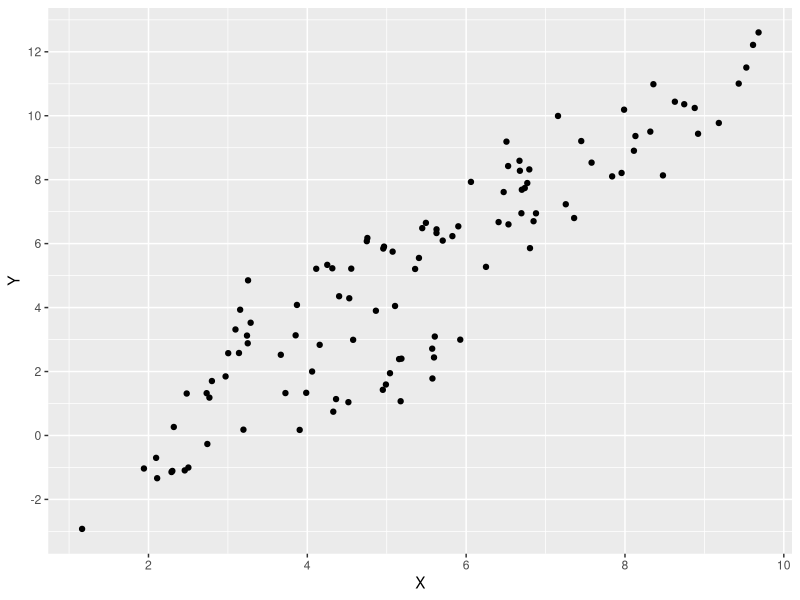
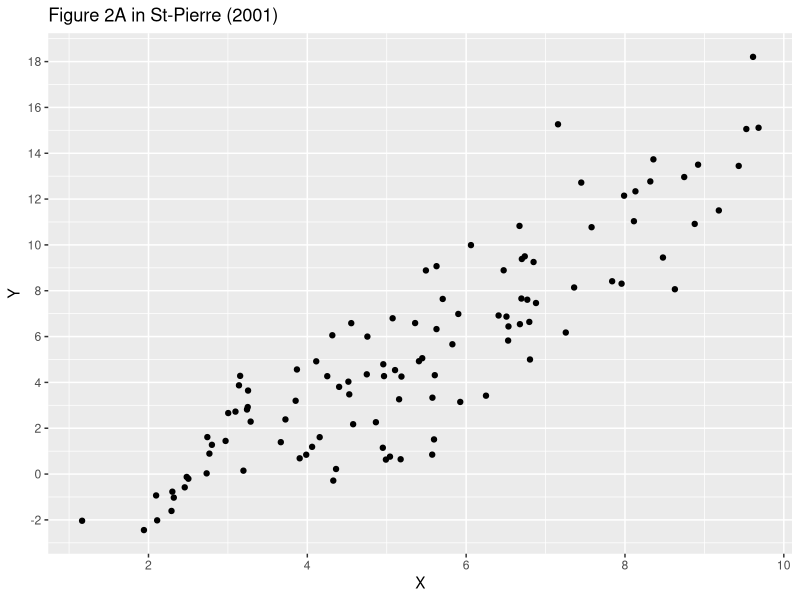
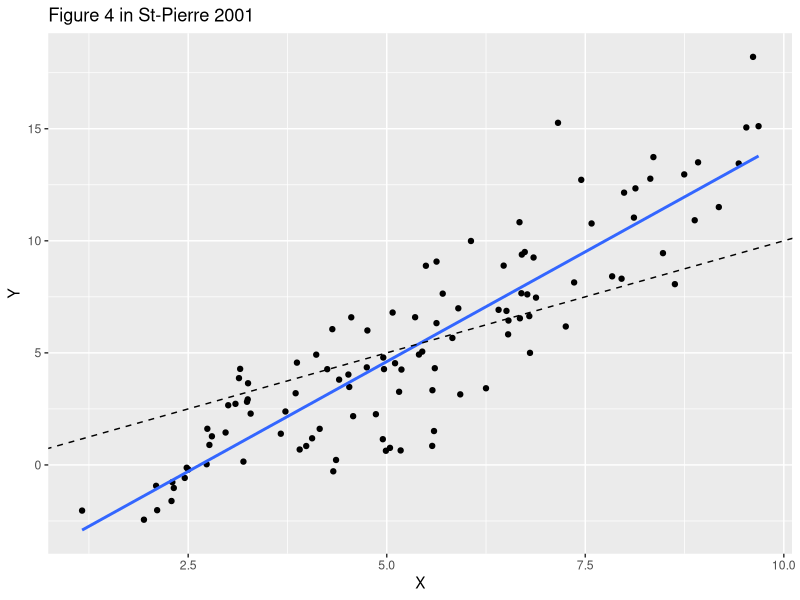
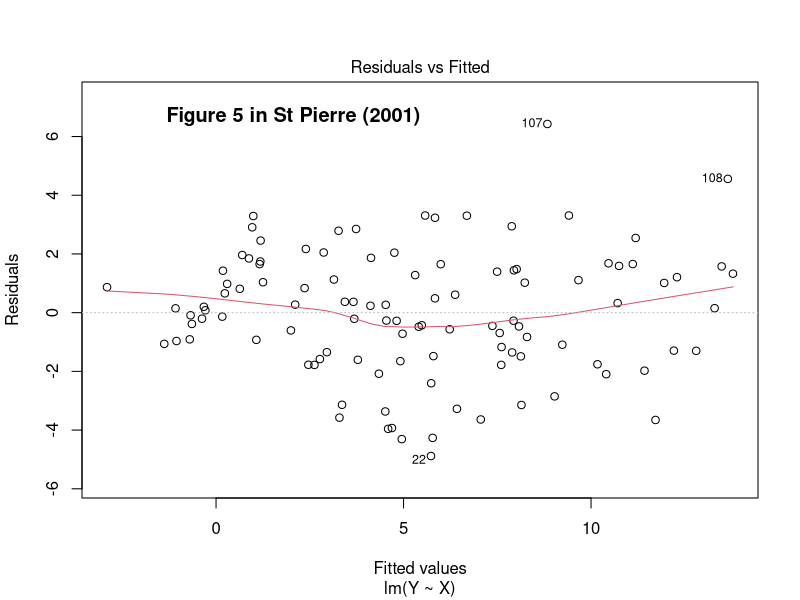
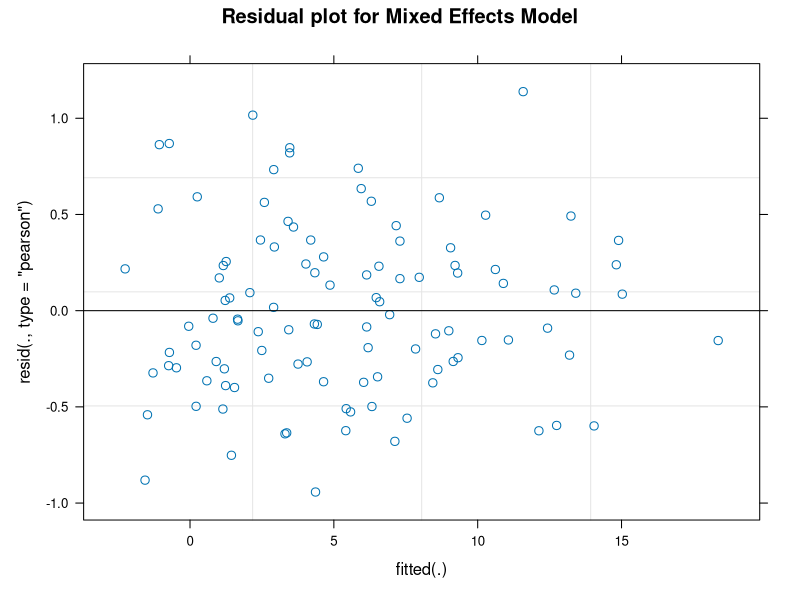
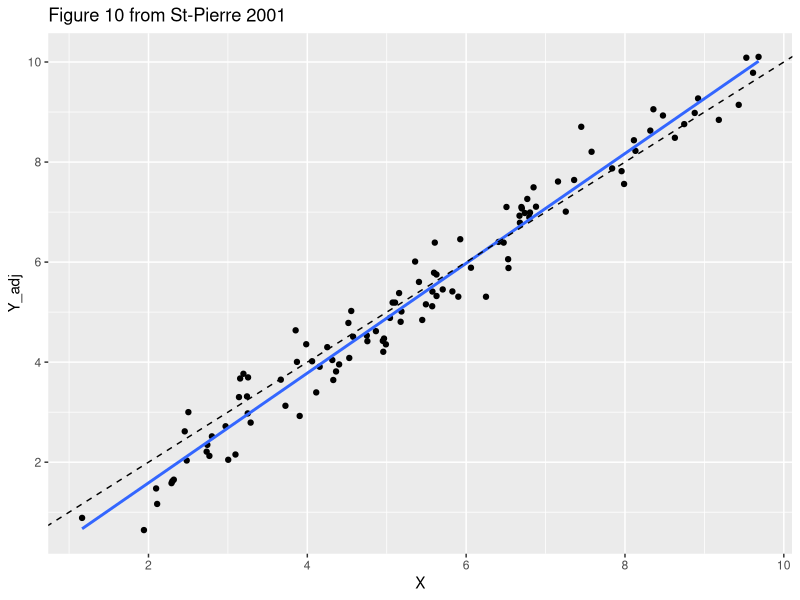

The R script that drew these images, in order: (Note: this script raises an error after producing the figures.)
## ---- chunk 1
rm(list=ls())  # always a good idea to clean-up the directory
knitr::opts_chunk$set(echo = TRUE,root.dir="C:/Users/Robert J. Tempelman/OneDrive - Michigan State University/Tempelman/Meta_analysis/StPierre")
library(tidyverse,ggplot)
# set default directory
## ---- chunk 2
getwd()
Dataregs2 = read_csv("Dataregs2.csv")  # Data provided in Appendix of St-Pierre (2001)
str(Dataregs2)
head(Dataregs2)
## ---- chunk 3
ggplot(Dataregs2,aes(x=X,y=Y)) + geom_point() +
  scale_x_continuous(breaks=seq(0,12,2)) + scale_y_continuous(breaks=seq(-4,20,2))
## ---- chunk 4
Dataregs1 = read_csv("Dataregscorrected.csv")  # Revised data
head(Dataregs1)
## ---- chunk 5
ggplot(Dataregs1,aes(x=X,y=Y)) + geom_point() +
  scale_x_continuous(breaks=seq(0,12,2)) + scale_y_continuous(breaks=seq(-4,20,2)) + 
  ggtitle("Figure 2A in St-Pierre (2001)")
## ---- chunk 6
overall_regression = lm(Y~X,data=Dataregs1)
summary(overall_regression)  
anova(overall_regression)
## ---- chunk 7
ggplot(Dataregs1, aes(x=X, y=Y)) + 
  geom_point()+
  geom_smooth(method=lm, se=FALSE) + 
  geom_abline(intercept =0, slope = 1,lty=2) +
  ggtitle ("Figure 4 in St-Pierre 2001")
## ---- chunk 8
plot(overall_regression,which=1)
title("Figure 5 in St Pierre (2001)",line=-2,adj=0.2)
## ---- chunk 9
Dataregs1$Study = factor(Dataregs1$Study)  # make sure Study is considered to be a factor (Study was numbered)
contrasts(Dataregs1$Study) <-contr.SAS(nlevels(Dataregs1$Study))  # use the SAS parameterization for comparison with StPierre
fixed_model = lm(Y~X+Study+X:Study,data=Dataregs1)   
summary(fixed_model)  # reproduce the estimates provided on first page of Figure 6
## ---- chunk 10
library(emmeans)
lsmeans_study= emmeans(fixed_model,"Study")
xgrid<-ref_grid(fixed_model,at=list(X=0))  # define the Study lsmeans at X = 0.
summary(xgrid)
## ---- chunk 11
#Study specific slopes provided at bottom of page 747
library(multcomp)
# following reproduces the contrasts for the Study specific slopes in Equation [6] from St-Pierre
Slope_contrast = matrix(rep(0,21*40),nrow=21)
Slope_contrast[,2]=1
Slope_contrast[1,22:40]=1/20
Slope_contrast[2:20,22:40]=diag(19)
colnames(Slope_contrast) = names(coef(fixed_model))
rownames(Slope_contrast) = c("Overall Slope",paste0('Study',1:20))
print(Slope_contrast)  # these are provided in Equation [6] from St-Pierre
Slopes <- glht(fixed_model, linfct = Slope_contrast)
summary(Slopes)
## ---- chunk 12
Overall_int_contrast = matrix(rep(0,1*40),nrow=1)
Overall_int_contrast[1,1] = 1
Overall_int_contrast[1,3:21]=0.05

colnames(Overall_int_contrast) = names(coef(fixed_model))
print(Overall_int_contrast)
Overall_int <- glht(fixed_model, linfct = Overall_int_contrast)
summary(Overall_int)
## ---- chunk 13
library(car)
contrasts(Dataregs1$Study) <-contr.sum(nlevels(Dataregs1$Study)) # Type 3 ANOVA involving interactions with covariates only works well with contr.sum
fixed_model = lm(Y~X+Study+X:Study,data=Dataregs1)  # rerun same model again
summary(fixed_model)  # notice overall estimates of intercept and x match up with what is reported here.
anova(fixed_model)         # Anova Type = 1 (never look at those!)
Anova(fixed_model,type=3)
lsmeans_study= emmeans(fixed_model,"Study")  # doesn't change the least squares means for study though
## ---- chunk 14
library(lme4)
mixed_model = lmer(Y~X+(1+X|Study),data=Dataregs1)
anova(mixed_model)
summary(mixed_model)

vc = VarCorr(mixed_model)
print(vc,comp=c("Variance","Std.Dev"))  # print the variance component estimates
coef(mixed_model)  # these don't look like the bottom of page 750 or top of page 751 because they need to be centered around zero.
## ---- chunk 15
 plot(mixed_model,which=1,main = "Residual plot for Mixed Effects Model")
## ---- chunk 16
Study_specific_int = coef(mixed_model)$Study["(Intercept)"]-mean(coef(mixed_model)$Study["(Intercept)"][,1])
Study_specific_slope = coef(mixed_model)$Study["X"]-mean(coef(mixed_model)$Study["X"][,1])
data.frame(Study_specific_int,Study_specific_slope)
## ---- chunk 17
Xmat = cbind(1,Dataregs1$X)
parmest = coef(summary(mixed_model))[,'Estimate']
y_adj=Xmat%*%parmest+resid(mixed_model)
data_adj = data.frame(Dataregs1$X,y_adj)
colnames(data_adj) = c("X","Y_adj") 

ggplot(data_adj,aes(x=X,y=Y_adj)) + geom_point() +
  scale_x_continuous(breaks=seq(0,12,2)) + scale_y_continuous(breaks=seq(-4,20,2))+ 
  geom_smooth(method=lm, se=FALSE) + 
  geom_abline(intercept =0, slope = 1,lty=2) +
  ggtitle("Figure 10 from St-Pierre 2001")
## ---- chunk 18
linear_model = function(df) {
  lm(Y~X,data=df)
}

library(broom)  # needed for tidy function below.
Dataregs1_analysis = Dataregs1 %>%
    group_by(Study) %>%
    nest() %>%
  mutate(model = map(data,linear_model)) %>%
  mutate(tidied=map(model,tidy)) %>% 
  mutate(nrec = as.numeric(map(data,nrow))) %>% 
  unnest(tidied) %>%
  mutate(term = ifelse(term=="(Intercept)","Intercept",term))%>%
  dplyr::select(-c(data,model))  

data.frame(Dataregs1_analysis)
## ---- chunk 19
Dataregs1a = Dataregs1 %>%
   filter(!Study %in% c('E', 'T')) %>% 
   droplevels()
mixed_model = lmer(Y~X+(1+X|Study),data=Dataregs1a)
summary(mixed_model)
## ---- chunk 20
 Dataregs1_analysis = Dataregs1_analysis %>%
  na.omit() %>%
  mutate(weight = (1/std.error^2)) %>%
  mutate(sampvar = std.error^2)
  head(Dataregs1_analysis)
  
  # put the study specific intercepts and study specific slopes in separate files.
  Dataregs_intercepts = Dataregs1_analysis %>% filter(term=="Intercept")
  Dataregs_slopes = Dataregs1_analysis %>% filter(term=="X")
  head(Dataregs_intercepts)
  head(Dataregs_slopes)
 
## ---- chunk 21

# COMMON EFFECTS MODEL
cat("Overall estimated regression coefficient",sep='\n')
(weighted.mean(Dataregs_slopes$estimate,Dataregs_slopes$weight))
cat("Estimated Standard Error of Overall estimated regression coefficient",sep='\n')
(stderr = (sum(Dataregs_slopes$weight)^(-1/2)))
## ---- chunk 22
library(glmmTMB)
FM_1 <- glmmTMB(estimate ~ 1 ,  
                weights = weight,
                family = gaussian,
                REML=TRUE,
                data = Dataregs_slopes,
                start = list(betad = log(1)),  # fix residual variance = 1
                map = list(betad = factor(NA))
)
summary(FM_1)
## ---- chunk 23
library(metafor)
(res_EE = rma.uni(yi=estimate ,vi=sampvar,data=Dataregs_slopes,method="EE")) 
## ---- chunk 24
forest(res_EE)
## ---- chunk 25
RM_1 <- glmmTMB(estimate ~ 1 + (1|Study),   
                weights = weight,
                family = gaussian,
                REML=TRUE,
                data = Dataregs_slopes,
                start = list(betad = log(1)),  # fix residual variance = 1
                map = list(betad = factor(NA))
)
summary(RM_1)
## ---- chunk 26
(res_REML = rma.uni(yi=estimate,vi=sampvar,data=Dataregs_slopes,method="REML"))  # default
forest(res_REML)
## ---- chunk 27
anova(FM_1,RM_1)

# this works too:

anova(res_EE,res_REML)

## ---- chunk 28
(res_int_REML = rma.uni(yi=estimate,vi=sampvar,data=Dataregs_intercepts,method="REML"))  # default
forest(res_int_REML)
## ---- chunk 29
RMM_1 <- glmmTMB(estimate ~ term + (term-1|Study),   
                weights = weight,
                family = gaussian,
                REML=TRUE,
                data = Dataregs1_analysis,
                start = list(betad = log(1)),  # fix residual variance = 1
                map = list(betad = factor(NA))
)
summary(RMM_1)
lsmeans_RMM_1= emmeans(RMM_1,"term")
summary(lsmeans_RMM_1)

## ---- chunk 30
(res.mv <- rma.mv(estimate, sampvar, mods = ~ term -1, random = ~ term | Study, struct="UN", data=Dataregs1_analysis))

forest(res.mv)
